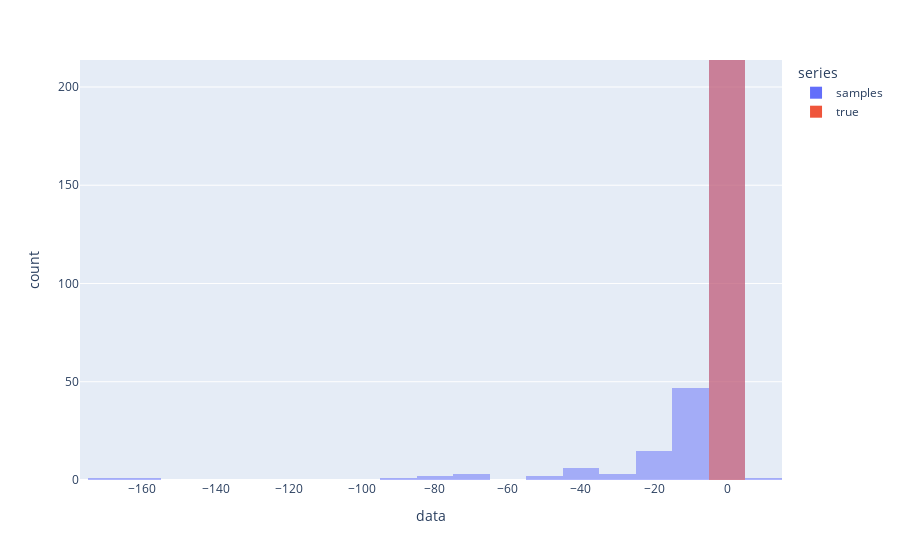

Notebook cell for this chart:
### Code cell
samples = stats.genhyperbolic.rvs(p+1.5 , a, b, loc, scale ,size = len(alphas))
fig = plot_and_compare(samples, alphas)
fig.show()

### Figure 1 — Plotly figure (JSON) as saved in the notebook; plotly's stock layout.template omitted (floating-point values rounded to 4 significant figures; data arrays with more than 128 entries replaced by an {"elided": "..."} marker saying what was removed)
{"data": [{"alignmentgroup": "True", "bingroup": "x", "hovertemplate": "series=samples<br>data=%{x}<br>count=%{y}<extra></extra>", "legendgroup": "samples", "marker": {"color": "#636efa", "opacity": 0.5, "pattern": {"shape": ""}}, "name": "samples", "offsetgroup": "samples", "orientation": "v", "showlegend": true, "type": "histogram", "x": {"elided": "2981 float values"}, "xaxis": "x", "yaxis": "y"}, {"alignmentgroup": "True", "bingroup": "x", "hovertemplate": "series=true<br>data=%{x}<br>count=%{y}<extra></extra>", "legendgroup": "true", "marker": {"color": "#EF553B", "opacity": 0.5, "pattern": {"shape": ""}}, "name": "true", "offsetgroup": "true", "orientation": "v", "showlegend": true, "type": "histogram", "x": {"elided": "2981 float values"}, "xaxis": "x", "yaxis": "y"}], "layout": {"autosize": true, "barmode": "overlay", "legend": {"title": {"text": "series"}, "tracegroupgap": 0}, "margin": {"t": 60}, "xaxis": {"anchor": "y", "autorange": false, "domain": [0, 1], "range": [-177.1, 15], "title": {"text": "data"}, "type": "linear"}, "yaxis": {"anchor": "x", "autorange": false, "domain": [0, 1], "range": [0, 213.7], "title": {"text": "count"}}}}
